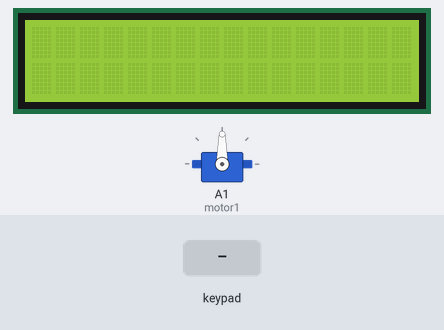
The sketch below on a simulated Arduino Uno, built with avr-gcc and run on an emulated ATmega328P. Shown: servo, 16×2 character LCD. The inputs (shaded band) are chosen by the test bench.

Above: at 1.2 s.
1.3 s: keypad keys 5 4 3 2 D pressed 0.4 s apart
At 4.3 s:
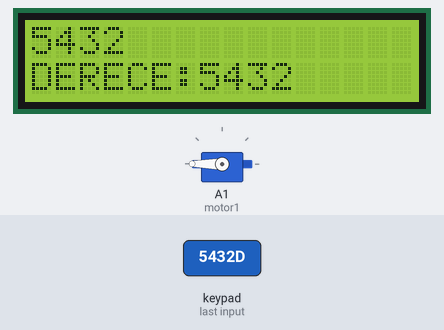
4.8 s: keypad keys 5 4 3 2 A pressed 0.4 s apart
At 7.1 s:
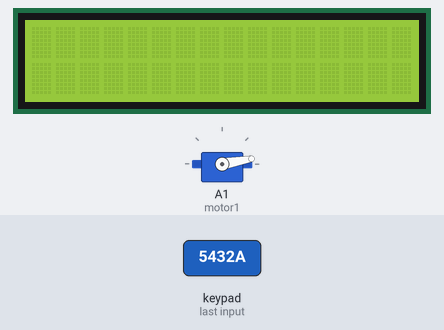
8.3 s: key 'D' pressed
At 9.4 s:
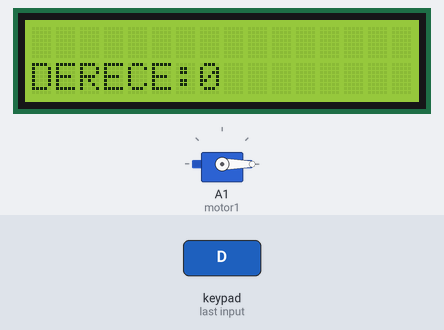
9.8 s: keypad keys 1 3 9 7 D pressed 0.4 s apart
At 12.1 s:
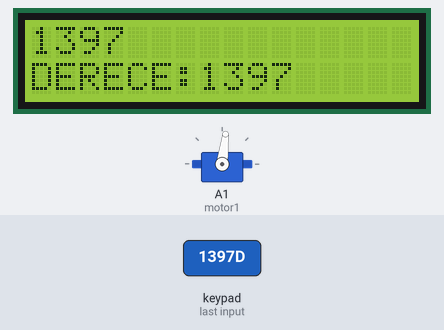
13.3 s: key '7' pressed
At 14.4 s:
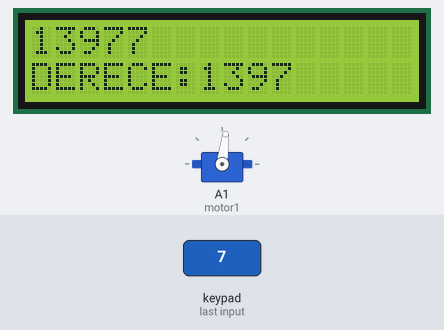
14.8 s: key 'A' pressed
At 15.8 s:
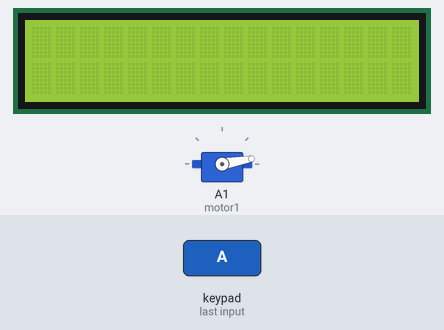
Timing chart, 0 to 17.3 s (numbered marks = the images above; inputs shaded):
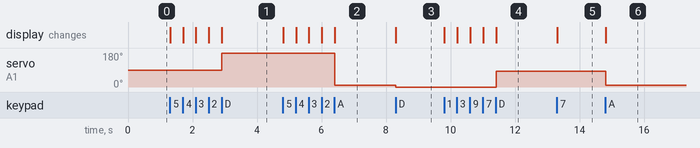

The sketch:

KeyPad1.ino
```cpp
#include <LiquidCrystal.h>
#include <Servo.h>
#include <Keypad.h>

Servo motor1,motor2;

LiquidCrystal lcd(10,11,A2,A3,A4,A5);


const byte ROWS = 4;
const byte COLS = 4;
char keys[ROWS][COLS] = {
  {'7','8','9','A'},
  {'4','5','6','B'},
  {'1','2','3','C'},
  {'*','0','#','D'}
  };
byte rowPins[ROWS] = {5,4,3,2};
byte colPins[COLS] = {6, 7, 8, 9};

Keypad keypad = Keypad( makeKeymap(keys), rowPins, colPins, ROWS, COLS );


int deger,deger2,secim=0,i=0,derece;
void setup() {
    motor1.attach(A1);
    lcd.begin(16,2);

}

void loop() {

    char key = keypad.getKey();
    lcd.setCursor(0,0);
    lcd.setCursor(0,1);

     if(key){
        if(key!='A' && key!='B' && key!='C' && key!='D' && key!='#' && key!='*')
        {
          derece=derece*10+(key-48);
          lcd.setCursor(0,0);
          lcd.print(derece);
        }
        if(key=='D')
        {
          lcd.setCursor(0,1);
          lcd.print("DERECE:");
          lcd.setCursor(7,1);
          lcd.print(derece);
          motor1.write(derece);
          secim=1;
        }
        if(key=='A'){
          derece=0;
          motor1.write(10);
          lcd.clear();
        }
        delay(120);
    }
}
```

Measured:
- after the input at 1.3 s, servo on A1 (motor1): 90° → 180° after 1.6 s; the display: first changes at once (image 1 shows a later state)
- after the input at 4.8 s, servo on A1 (motor1): 180° → 10° after 1.6 s; the display: first changes at once (image 2 shows a later state)
- after the input at 8.3 s, servo on A1 (motor1): 10° → 0° at once; the display: changes at once (image 3)
- after the input at 9.8 s, servo on A1 (motor1): 0° → 83° after 1.6 s; the display: first changes at once (image 4 shows a later state)
- after the input at 13.3 s, the display: changes at once (image 5)
- after the input at 14.8 s, servo on A1 (motor1): 83° → 10° at once; the display: changes at once (image 6)
